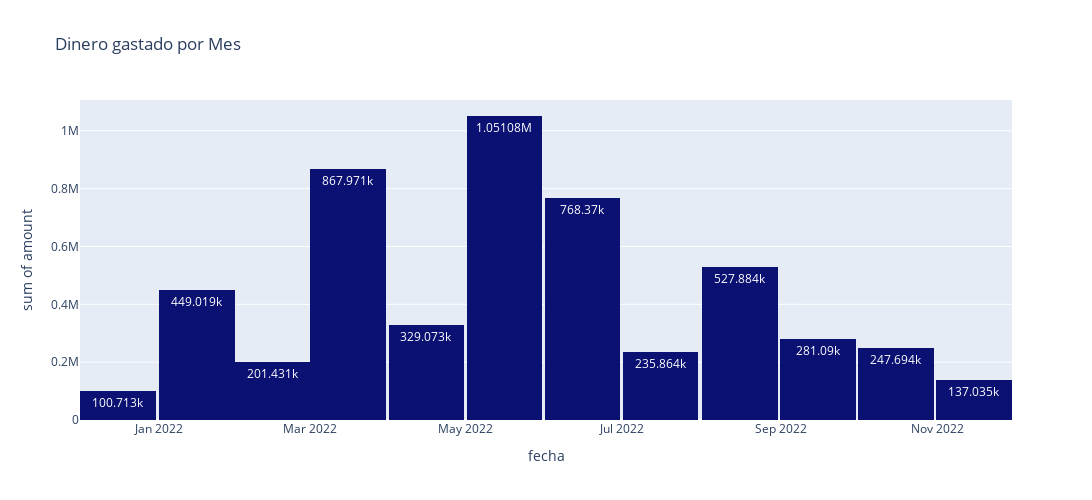

This figure's notebook cell:
### Code cell
px.histogram(compra_cliente, x='fecha', y='amount', text_auto=True,
             title='Dinero gastado por Mes',
             width=1100, height=500, color_discrete_sequence=['#0A1172'])

### Figure 1 — Plotly figure (JSON) as saved in the notebook; plotly's stock layout.template omitted (floating-point values rounded to 4 significant figures; data arrays with more than 128 entries replaced by an {"elided": "..."} marker saying what was removed)
{"data": [{"alignmentgroup": "True", "bingroup": "x", "histfunc": "sum", "hovertemplate": "fecha=%{x}<br>sum of amount=%{y}<extra></extra>", "legendgroup": "", "marker": {"color": "#0A1172", "pattern": {"shape": ""}}, "name": "", "offsetgroup": "", "orientation": "v", "showlegend": false, "texttemplate": "%{value}", "type": "histogram", "x": {"elided": "287 str values"}, "xaxis": "x", "y": {"elided": "287 int values"}, "yaxis": "y"}], "layout": {"barmode": "relative", "height": 500, "legend": {"tracegroupgap": 0}, "title": {"text": "Dinero gastado por Mes"}, "width": 1100, "xaxis": {"anchor": "y", "autorange": true, "domain": [0, 1], "range": ["2021-12-01 06:00", "2022-11-30 06:00"], "title": {"text": "fecha"}, "type": "date"}, "yaxis": {"anchor": "x", "autorange": true, "domain": [0, 1], "range": [0, 1106400], "title": {"text": "sum of amount"}, "type": "linear"}}}
